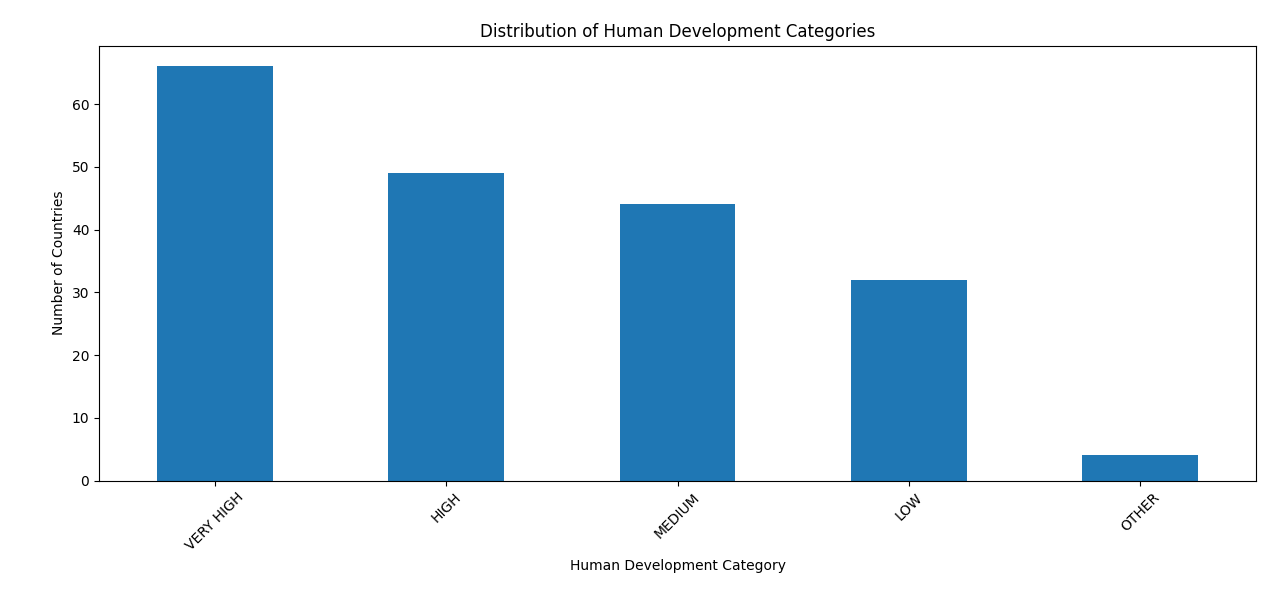

Recreate this plot in Python.
import pandas as pd
import matplotlib.pyplot as plt

# Read dataset
df = pd.read_csv("Gender Inequality Index.csv", encoding="latin1")

# Count countries in each Human Development category
counts = df["HUMAN DEVELOPMENT"].value_counts()

# Create bar chart
plt.figure(figsize=(8, 5))
counts.plot(kind="bar")

plt.title("Distribution of Human Development Categories")
plt.xlabel("Human Development Category")
plt.ylabel("Number of Countries")
plt.xticks(rotation=45)

plt.tight_layout()
plt.show()
